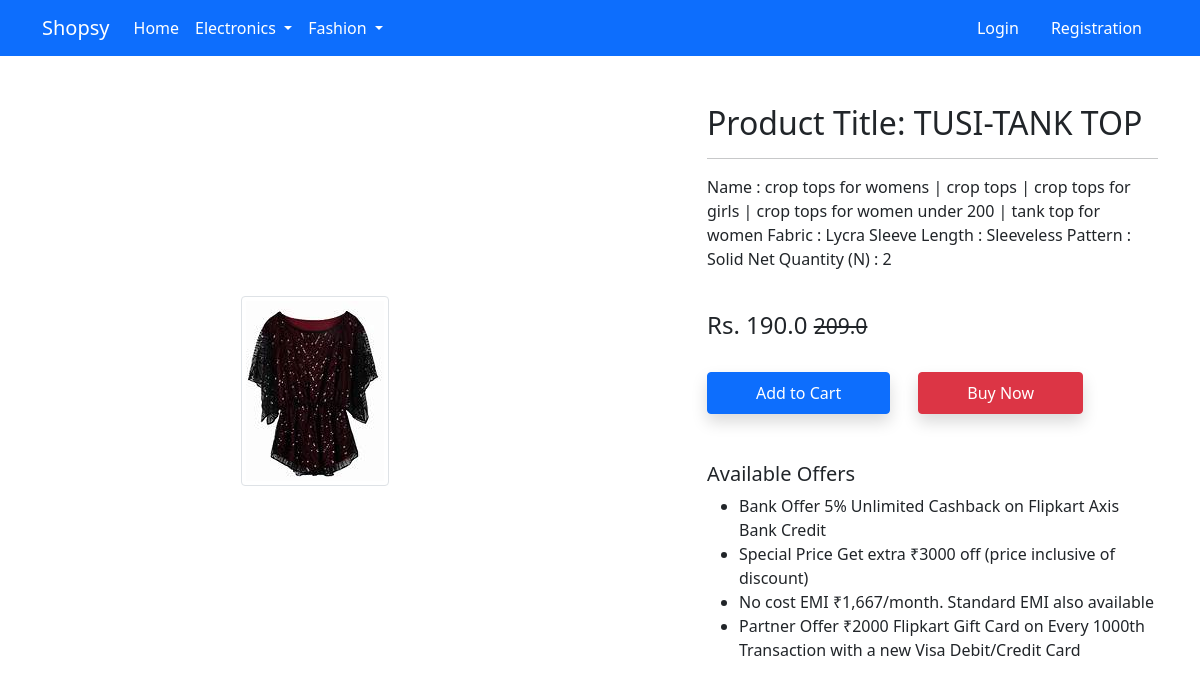
/product-detail/11, run on the app's committed database.
### app/models.py (models this page shows, shortened)
class Product(models.Model):
    is_active = models.BooleanField(default=False)
    title = models.CharField(max_length=100)
    selling_price = models.FloatField()
    discount_price = models.FloatField()
    description = models.TextField()
    brand = models.CharField(max_length=100)
    category = models.CharField(choices=CATEGORY_CHOICES, max_length= 20)
    product_image = models.ImageField(upload_to='productimg')

### app/views.py (the view)
# urls.py: path('product-detail/<int:pk>', views.ProductDetailView.as_view(), name='product-detail'),
class ProductDetailView(View):
    def get(self,request,pk):
        totalitem = 0
        product = Product.objects.get(pk=pk)
        item_already_in_cart = False
        if request.user.is_authenticated:
            totalitem = len(Cart.objects.filter(user=request.user))
            item_already_in_cart = Cart.objects.filter(Q(product=product.id) & Q(user=request.user)).exists()
        context = {'product':product, 'item_already_in_cart':item_already_in_cart, 'totalitem':totalitem}
        return render(request, 'app/productdetail.html',context)

### app/templates/app/productdetail.html (shortened to what this page needs)
{% extends 'app/base.html' %}
{% load static %}
{% block main-content %}
<div class="container my-5">
 <div class="row">
  <div class="col-sm-6 text-center align-self-center">
   <img src="{{product.product_image.url}}" alt="" class="img-fluid img-thumbnail">
  </div>
  <div class="col-sm-5 offset-sm-1">
   <h2>Product Title: {{product.title}}</h2>
   <hr>
   <p>{{product.description}}</p> <br>
   <h4>Rs. {{product.discount_price}} <small class="fw-light text-decoration-line-through">{{product.selling_price}}</small></h4> <br>
    {% if not request.user.is_authenticated %}
        <form action="/add-to-cart" class="d-inline">
            <button type="submit" class="btn btn-primary shadow px-5 py-2">Add to Cart</button>
        </form>
    {% endif %}
        <form action="{% url 'buy_now' product.id %}" method="POST" class="d-inline">
            <button type="submit" class="btn btn-danger shadow px-5 py-2 ms-4">Buy Now</button>
        </form>
   <h5 class="mt-5">Available Offers</h5>
   <ul>
    <li>Bank Offer 5% Unlimited Cashback on Flipkart Axis Bank Credit</li>
    <li>Special Price Get extra ₹3000 off (price inclusive of discount)</li>
    <li>No cost EMI ₹1,667/month. Standard EMI also available</li>
    <li>Partner Offer ₹2000 Flipkart Gift Card on Every 1000th Transaction with a new Visa Debit/Credit Card</li>
   </ul>
  </div>
 </div>
</div>
{% endblock main-content %}

### data on the page
Product: product_image (picture), title "TUSI-TANK TOP", description "Name : crop tops for womens | crop tops | crop tops for girls | crop tops for women under 200 | tank top for women Fabric : Lycra Sleeve Length : Sleeveless Pattern : Solid Net Quantity (N) : 2", discount_price "190.0", selling_price "209.0"
